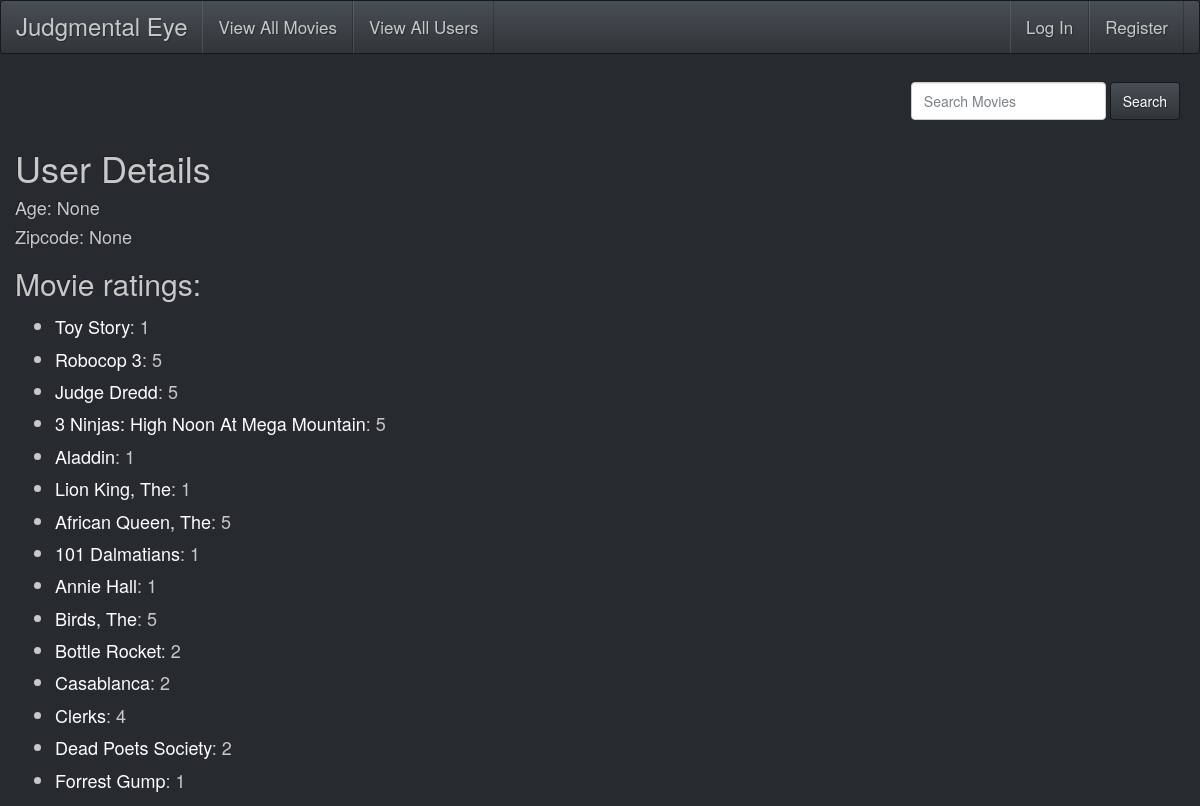
The app's page /users/945 with its own data.
### model.py (models this page shows, shortened)
class User(db.Model):
    __tablename__ = "users"
    user_id = db.Column(db.Integer, autoincrement=True, primary_key=True)
    email = db.Column(db.String(64), nullable=True)
    password = db.Column(db.String(64), nullable=True)
    age = db.Column(db.Integer, nullable=True)
    zipcode = db.Column(db.String(15), nullable=True)

class Movie(db.Model):
    __tablename__="movies"
    movie_id = db.Column(db.Integer,autoincrement=True, primary_key=True)
    title = db.Column(db.String(64), nullable=True)
    released_at = db.Column(db.DateTime, nullable=True)
    imdb_url = db.Column(db.String(200), nullable=True)

### server.py (the view)
@app.route('/users/<int:id>')
def user_details(id):
    user = User.query.get(id)
    rating_dict = {}
    ratings = Rating.query.filter_by(user_id=id).all()
    for rating in ratings:                                     # make dictionary with movie title as key and rating score as value
        movie = Movie.query.filter_by(movie_id=rating.movie_id).one()
        rating_dict[movie] = rating.score
    return render_template('user_details.html', user=user, ratings=rating_dict)

### templates/user_details.html
{% extends 'base.html' %}
{% block content %}
    <h1>User Details</h1>
    <h4>Age: {{user.age}}</h4>
    <h4>Zipcode: {{user.zipcode}}</h4>
    <h2>Movie ratings:</h2>
    <ul>
      {% for movie in ratings.keys() %}
        <li><a href="/movies/{{ movie.movie_id }}">{{movie.title}}</a>: {{ratings[movie]}}</li>
      {% endfor %}
    </ul>
{% endblock %}

### templates/base.html (shortened to what this page needs)
<!doctype html>
<html lang="en">
<head>
    <link href="../static/css/bootstrap.css" rel="stylesheet">
</head>
<body>
    <div class="container-fluid">
        <div class="row">
            <nav class="navbar navbar-default">
                <div class="container-fluid">
                    <div class="navbar-header">
                        <a class="navbar-brand" href="/">Judgmental Eye</a>
                    </div>
                    <div id="navbar" class="navbar-collapse collapse" aria-expanded="false">
                        <ul class="nav navbar-nav">
                            <li><a href="/movies">View All Movies <span class="sr-only">(current)</span></a></li>
                            <li><a href="/users">View All Users</a></li>
                        </ul>
                        <ul class="nav navbar-nav navbar-right">
                            {% if 'email' in session %}
                                <li><a href="/users/{{session['user_id']}}">{{ session['email'] }}</a></li>
                                <li><a href="/logout">Log Out</a></li>
                            {% else %}
                                <li><a href="/login">Log In</a></li>
                                <li><a href="/register">Register</a></li>
                            {% endif %}
                        </ul>
                    </div>
                </div>
            </nav>
        </div>
        <div class="row">
            <form class="navbar-form navbar-right" role="search" action="/search">
                <div class="form-group" >
                    <input type="text" class="form-control" placeholder="Search Movies" name="title">
                </div>
                <button type="submit" class="btn btn-default">Search</button>
            </form>
        </div>
        {% block content %} put your content here {% endblock %}
    </div>
</body>
</html>

### records on screen
User: age "None", zipcode "None"
Movie: title "Toy Story", movie_id "1"
Movie: title "Robocop 3", ratings "5"
Movie: title "Judge Dredd", ratings "5"
Movie: title "3 Ninjas: High Noon At Mega Mountain", ratings "5"
Movie: title "Aladdin", ratings "1"
Movie: title "Lion King, The", ratings "1"
Movie: title "African Queen, The", ratings "5"
Movie: title "101 Dalmatians", ratings "1"
Movie: title "Annie Hall", ratings "1"
Movie: title "Birds, The", ratings "5"
Movie: title "Bottle Rocket", ratings "2"
Movie: title "Casablanca", ratings "2"
Movie: title "Clerks", ratings "4"
Movie: title "Dead Poets Society", ratings "2"
Movie: title "Forrest Gump", ratings "1"
